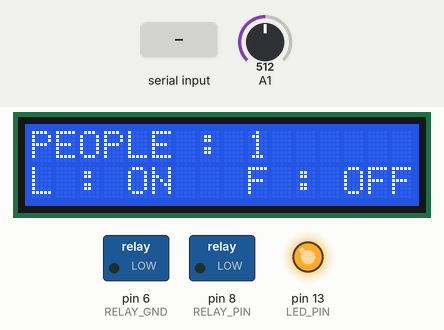
Recording of a program running on a simulated Arduino Uno, built with avr-gcc and run on an emulated ATmega328P. Shown: 16×2 character LCD, switched loads named in the program (green lamp = pin HIGH), output pins drawn as LEDs (lit = HIGH). Inputs (shaded band) come from the test bench; at power-on: A1 = 512.

Above: at 1.2 s.
1.3 s: "1" received over Serial
At 2.5 s:
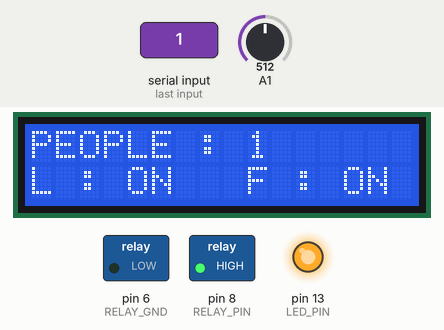
2.8 s: A1 set to 211
4.3 s: A1 set to 185
At 4.9 s:
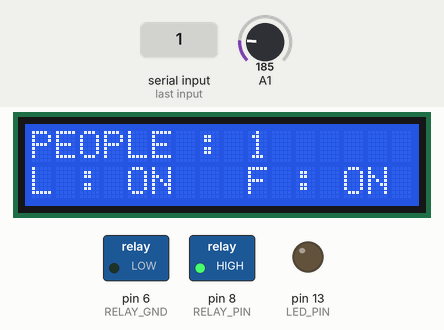
5.8 s: A1 set to 210
At 6.1 s:
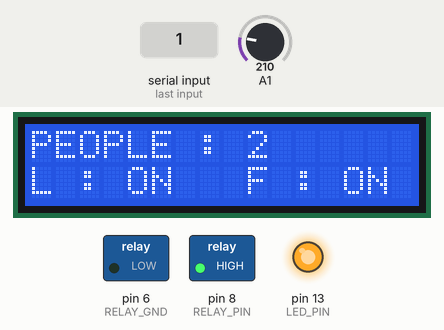
7.3 s: "0" received over Serial
At 8.5 s:
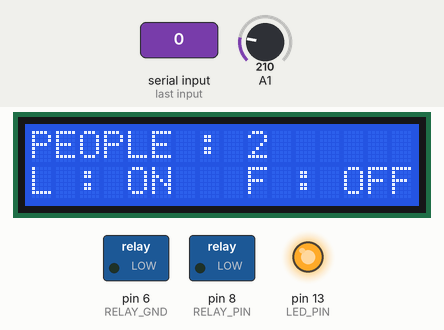
8.8 s: A1 set to 190
At 9.5 s:
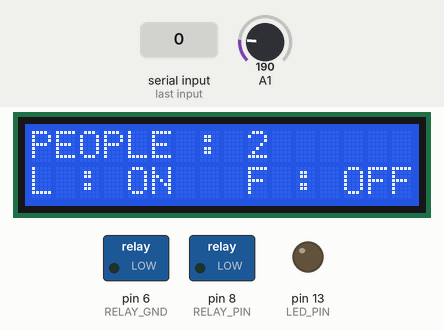
Timing chart, 0 to 11.3 s (numbered marks = the images above; inputs shaded):
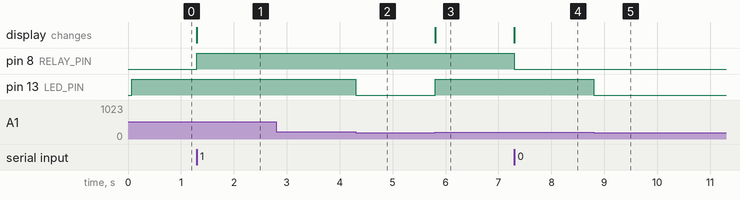

The program:

main.cpp
```cpp
// (licence header left out)
#include <Arduino.h>
#include <LiquidCrystal.h>

void __init_lcd_display();
void __on_bluetooth_message_receive();

#define REGESTER_SELECT 12
#define ENABLE 11
#define D4 5
#define D5 4
#define D6 3
#define D7 2
#define LED_PIN 13
#define RELAY_PIN 8
#define RELAY_POWER 7
#define RELAY_GND 6

#define ADC_THRESHOLD 200

char incoming_byte;
unsigned int counter = 0;
unsigned int adc_value = 0;

LiquidCrystal lcd(REGESTER_SELECT, ENABLE, D4, D5, D6, D7);

void setup() {
  Serial.begin(9600);

  pinMode(LED_PIN, OUTPUT);
  pinMode(RELAY_POWER, INPUT);
  pinMode(RELAY_GND, OUTPUT);
  pinMode(RELAY_PIN, OUTPUT);

  digitalWrite(LED_PIN, LOW);
  digitalWrite(RELAY_PIN, LOW);
  digitalWrite(RELAY_GND, LOW);

  __init_lcd_display();
}

void loop() {
  adc_value = analogRead(A1);
  if(adc_value > 200) {
    lcd.setCursor(9, 0);
    lcd.print(++counter);
    lcd.setCursor(0, 1);
    lcd.print("L : ON ");
    digitalWrite(13, HIGH);
    __on_bluetooth_message_receive();
  } else {
    digitalWrite(13, LOW);
    __on_bluetooth_message_receive();
  }
}

void __init_lcd_display() {
  lcd.begin(16, 2);
  lcd.print("PEOPLE : 0");
  lcd.setCursor(0, 1);
  lcd.print("L : OFF");
  lcd.setCursor(9, 1);
  lcd.print("F : OFF");
}

void __on_bluetooth_message_receive() {
  while(adc_value > 200) {
    adc_value = analogRead(A1);
    if(Serial.available() > 0) {
      incoming_byte = Serial.read();
      if(incoming_byte == '1') {
        digitalWrite(8, HIGH);
        lcd.setCursor(9, 1);
        lcd.print("F : ON ");
      }
      if(incoming_byte == '0') {
        digitalWrite(8, LOW);
        lcd.setCursor(9, 1);
        lcd.print("F : OFF");
      }
    }
  }
}
```

Measured:
- the behaviour switches between 201 and 200 on A1 (found by bisection; images 1 and 2)
- after the input at 1.3 s, pin 8 (RELAY_PIN): LOW → HIGH at once; the display: changes at once (image 1)
- after the input at 2.8 s, every drawn part: stays the same
- after the input at 4.3 s, pin 13 (LED_PIN): HIGH → LOW at once
- after the input at 5.8 s, pin 13 (LED_PIN): LOW → HIGH at once; the display: changes at once (image 3)
- after the input at 7.3 s, pin 8 (RELAY_PIN): HIGH → LOW at once; the display: changes at once (image 4)
- after the input at 8.8 s, pin 13 (LED_PIN): HIGH → LOW at once
